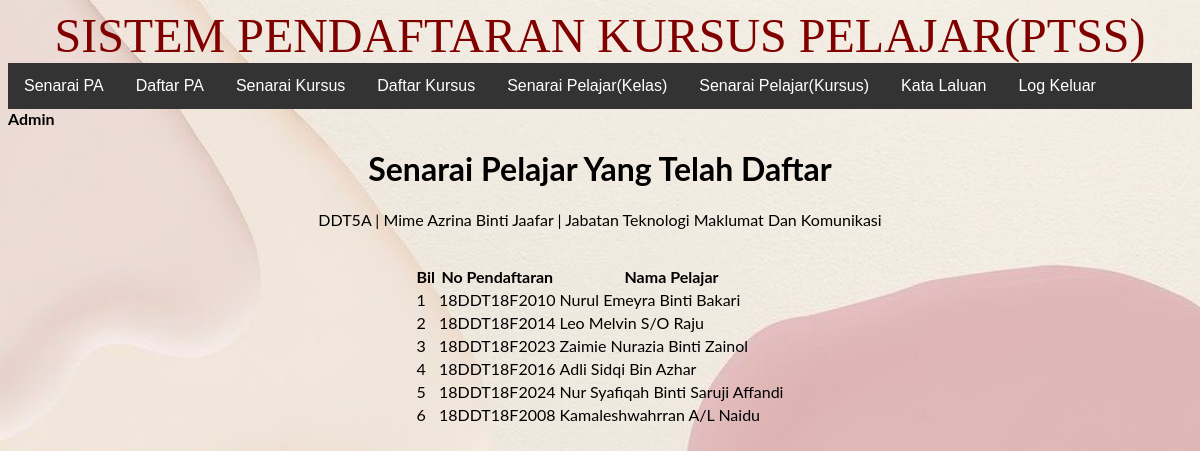
Page /pendaftaran/admin/index.php?daftar=senaraipelajar1&idpensyarah=1 (signed in) on the committed database.
### tables this page shows
CREATE TABLE `pensyarah` (
  `idpensyarah` int(11) NOT NULL,
  `namapensyarah` varchar(250) NOT NULL,
  `jabatan` varchar(250) NOT NULL,
  `kelas` varchar(50) NOT NULL,
  `username` varchar(250) NOT NULL,
  `password` varchar(250) NOT NULL
);

CREATE TABLE `pelajar` (
  `idpelajar` int(11) NOT NULL,
  `idpensyarah` int(11) NOT NULL,
  `nomatrik` varchar(50) NOT NULL,
  `namapelajar` varchar(250) NOT NULL,
  `username` varchar(250) NOT NULL,
  `password` varchar(250) NOT NULL
);

### pendaftaran/admin/senaraipelajar1.php (the view, shortened to what this page needs)
<?php
    $idpensyarah = $_GET['idpensyarah'];
    $sql = "SELECT * FROM pensyarah WHERE idpensyarah = $idpensyarah";
    $row = $conn->query($sql)->fetch_object();
?>
<h1>Senarai Pelajar Yang Telah Daftar</h1>
<p> <?php echo $row->kelas;?> | <?php echo $row->namapensyarah;?> | <?php echo $row->jabatan;?></p><br>
<table border="0">
    <tr>
        <th>Bil</th>
        <th>No Pendaftaran</th>
        <th>Nama Pelajar</th>
    </tr>
    <?php
    $bil = 1;
    $idpelajar = $_GET['idpensyarah'];
    $sql = "SELECT * FROM pelajar WHERE idpensyarah = $idpelajar";
    $result = $conn->query($sql);
    while ($row = $result->fetch_object()) {
        ?>
        <tr>
            <td><?php echo $bil++; ?></td>
            <td><?php echo $row->nomatrik; ?></td>
            <td><?php echo $row->namapelajar; ?></td>
        </tr>
        <?php
    }
    ?>
</table>

### pendaftaran/register.css (style rules this page uses)
body { font-family: 'Lato', sans-serif; background-image: url('color.jpg'); background-repeat: no-repeat; background-attachment: fixed; background-size: cover; }

### rows in the picture
pensyarah: kelas "DDT5A", namapensyarah "Mime Azrina Binti Jaafar", jabatan "Jabatan Teknologi Maklumat Dan Komunikasi"
pelajar: nomatrik "18DDT18F2010", namapelajar "Nurul Emeyra Binti Bakari"
pelajar: nomatrik "18DDT18F2014", namapelajar "Leo Melvin S/O Raju"
pelajar: nomatrik "18DDT18F2023", namapelajar "Zaimie Nurazia Binti Zainol"
pelajar: nomatrik "18DDT18F2016", namapelajar "Adli Sidqi Bin Azhar"
pelajar: nomatrik "18DDT18F2024", namapelajar "Nur Syafiqah Binti Saruji Affandi"
pelajar: nomatrik "18DDT18F2008", namapelajar "Kamaleshwahrran A/L Naidu"
